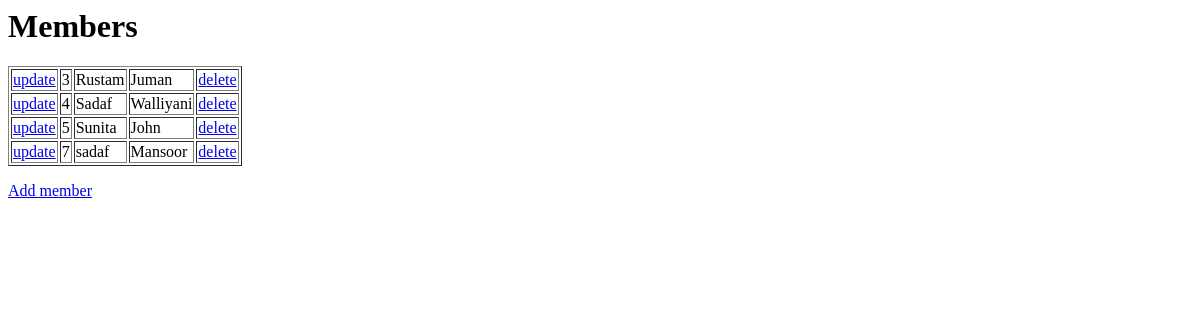
Before: /members/ with the older database file.
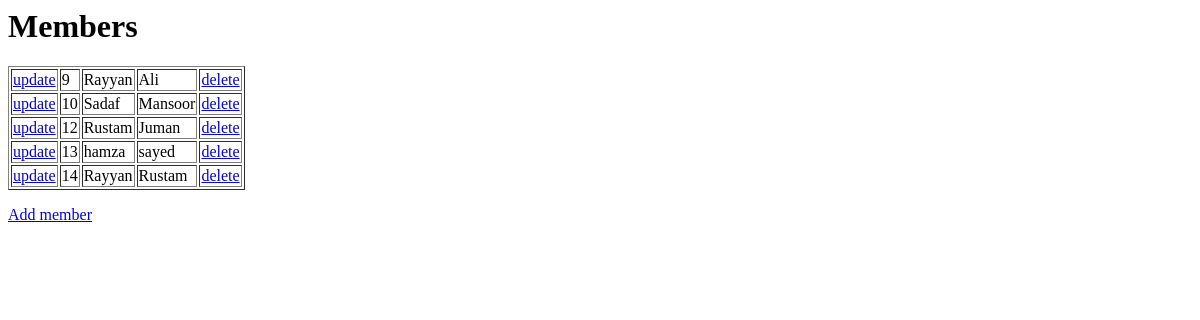
After: the same page with the newer database file.
### members/models.py (models this page shows)
class Members(models.Model):
  firstname = models.CharField(max_length=255)
  lastname = models.CharField(max_length=255)

### members/views.py (the view)
# urls.py: path('', views.index, name='index'),
def index(request):
  mymembers = Members.objects.all().values()
  template = loader.get_template('index.html')
  context = {
    'mymembers': mymembers,
  }
  return HttpResponse(template.render(context,request))

### members/templates/index.html
<h1>Members</h1>
<table border="1">
{% for x in mymembers %}
<tr>
<td><a href="update/{{ x.id }}">update</a></td>
<td>{{ x.id }}</td>
<td>{{ x.firstname }}</td>
<td>{{ x.lastname }}</td>
<td><a href="delete/{{x.id}}"> delete </a></td>
</tr>
{% endfor %}
</table>
<p>
    <a href="add/">Add member</a>
</p>

Changed rows visible on the page:
removed Members: id "3", firstname "Rustam", lastname "Juman"
removed Members: id "4", firstname "Sadaf", lastname "Walliyani"
removed Members: id "5", firstname "Sunita", lastname "John"
removed Members: id "7", firstname "sadaf", lastname "Mansoor"
added Members: id "9", firstname "Rayyan", lastname "Ali"
added Members: id "10", firstname "Sadaf", lastname "Mansoor"
added Members: id "12", firstname "Rustam", lastname "Juman"
added Members: id "13", firstname "hamza", lastname "sayed"
added Members: id "14", firstname "Rayyan", lastname "Rustam"
